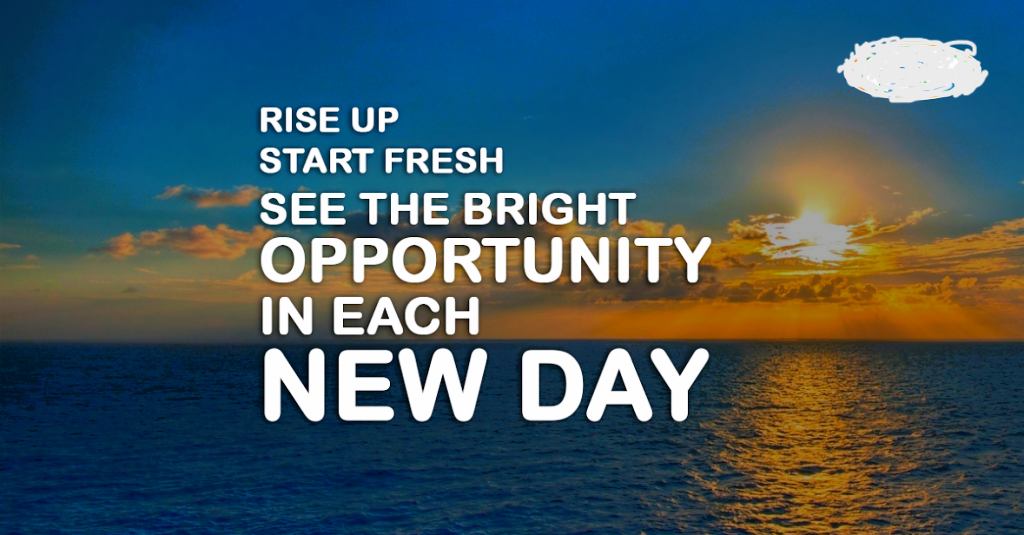
#> input picture ne.png, 1024 x 535 px, found by its file name
$ python imageencr.py
#> lines starting #> are read from the running program, lines starting #| are printed output that depends on the picture
from PIL import Image
import numpy as np

def encrypt_image(image_path):
    # Open the image
#> called with image_path = 'E:/learn/projintern/ne.png'
    img = Image.open(image_path)
#> img is the input picture: PIL image 1024x535 RGBA; mean R, G, B, A 64.3, 88.4, 97.3, 255

    # Convert the image to numpy array
    img_array = np.array(img)

    # Generate encryption key with the same shape as the image
    encryption_key = np.random.randint(0, 256, size=img_array.shape)

    # Apply encryption algorithm to each pixel
    encrypted_array = np.bitwise_xor(img_array, encryption_key)
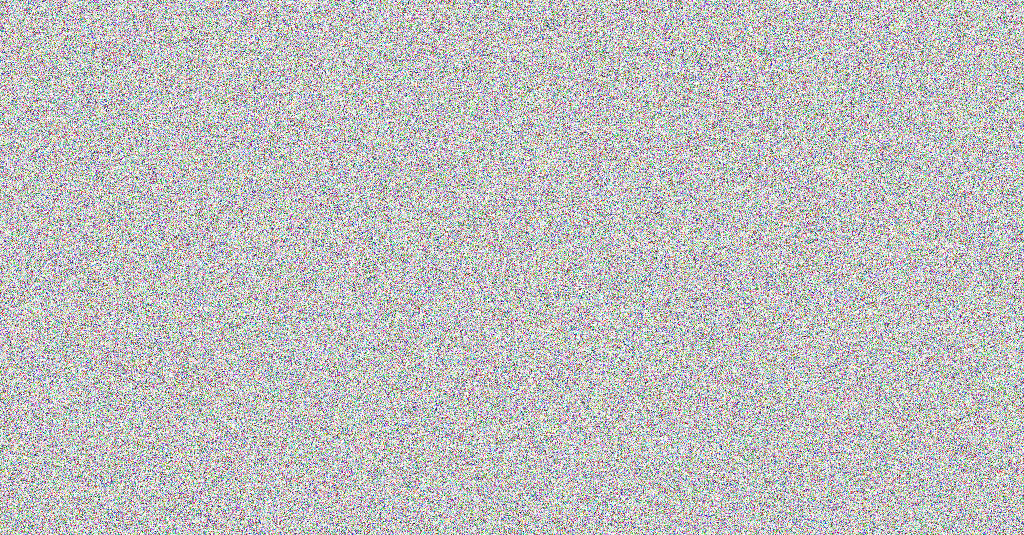
#> encrypted_array: shape (535, 1024, 4) int64; mean R, G, B, A 127.6, 127.6, 127.4, 127.4; transparent parts drawn white

    # Create encrypted image from the encrypted array
    encrypted_img = Image.fromarray(encrypted_array.astype('uint8'))

    # Save the encrypted image
    encrypted_img.save('encrypted_image.png')
    print("Image encrypted successfully.")

    # Return the encryption key for decryption
    return encryption_key

def decrypt_image(encrypted_image_path, decryption_key):
    # Open the encrypted image
#> called with encrypted_image_path = 'encrypted_image.png'
    encrypted_img = Image.open(encrypted_image_path)

    # Convert the image to numpy array
    encrypted_array = np.array(encrypted_img)

    # Apply decryption algorithm to each pixel
    decrypted_array = np.bitwise_xor(encrypted_array, decryption_key)

    # Create decrypted image from the decrypted array
    decrypted_img = Image.fromarray(decrypted_array.astype('uint8'))

    # Save the decrypted image
    decrypted_img.save('decrypted_image.png')
    print("Image decrypted successfully.")

# Example usage
image_path = 'E:/learn/projintern/ne.png'
encryption_key = encrypt_image(image_path)
decrypt_image('encrypted_image.png', encryption_key)


#image_path = 'C://Users/user/Desktop/one.jpg'
